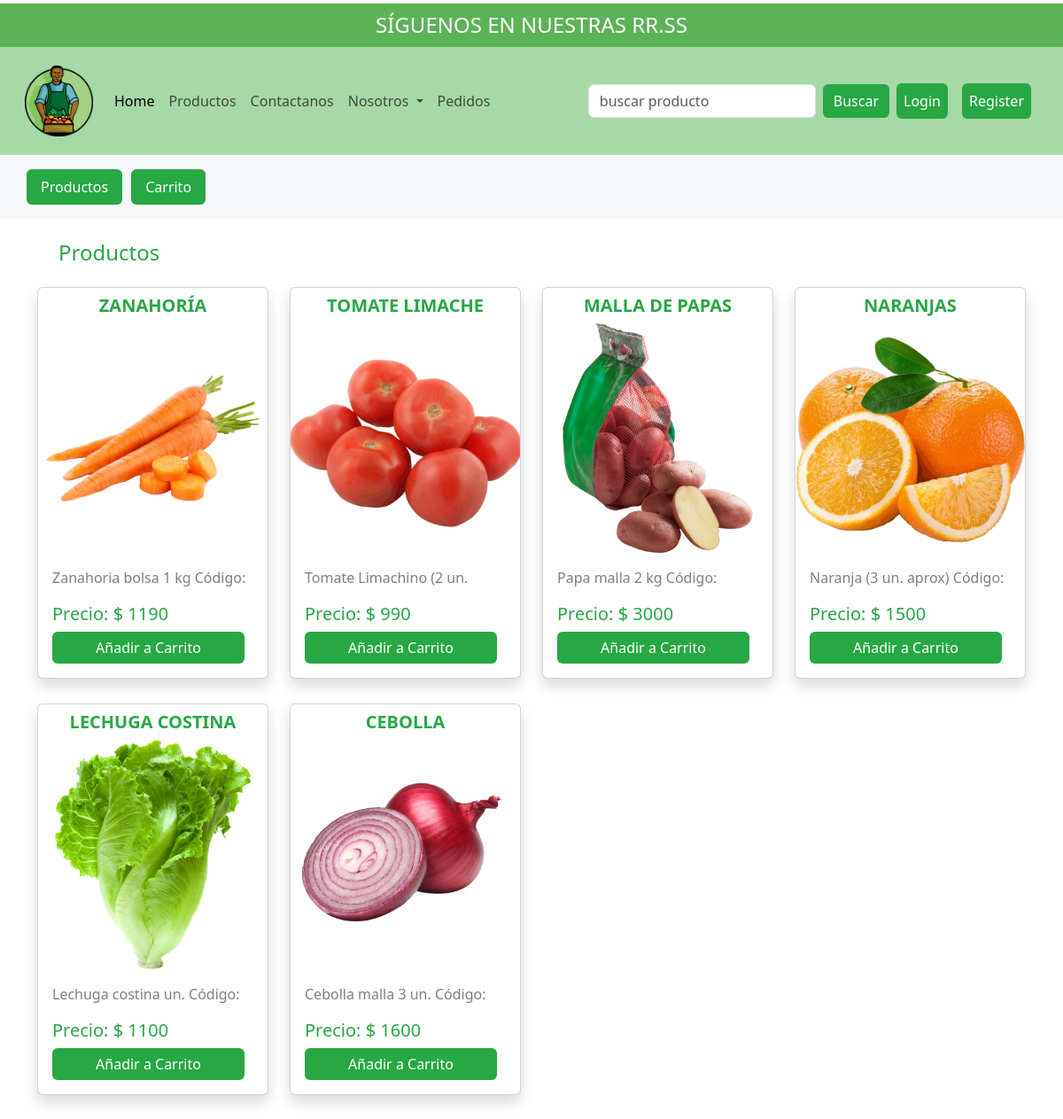
The app's page /producto/, older data.
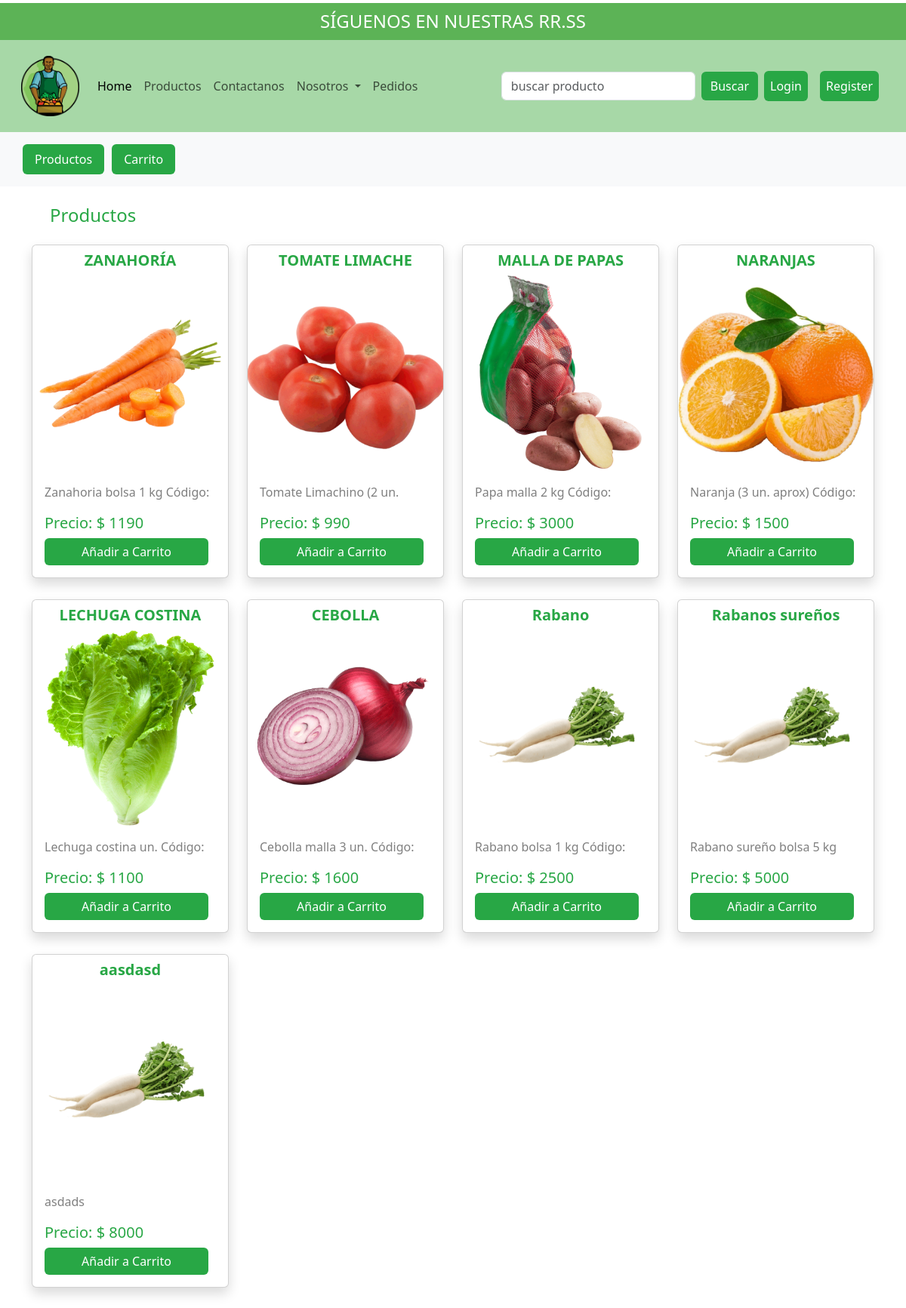
The same page, newer data.
### miweb/models.py (models this page shows, shortened)
class Producto(models.Model):
    nombre = models.CharField(max_length=100)
    descripcion = models.TextField()
    precio = models.DecimalField(max_digits=10, decimal_places=2)
    imagen = models.ImageField(upload_to='productos/')

### miweb/views.py (the view)
# urls.py: path('producto/', views.lista_productos, name='producto'),
def lista_productos(request):
    productos_predefinidos = [
        {
            'nombre': 'ZANAHORÍA',
            'descripcion': 'Zanahoria bolsa 1 kg Código: 1473035',
            'precio': '1190',
            'imagen': 'Assets/Productos/zanahoria.jpg',
        },
        {
            'nombre': 'TOMATE LIMACHE',
            'descripcion': 'Tomate Limachino (2 un. aprox) Código: 261275',
            'precio': '990',
            'imagen': 'Assets/Productos/tomate.jpg',
        },
        {
            'nombre': 'MALLA DE PAPAS',
            'descripcion': 'Papa malla 2 kg Código: 261044',
            'precio': '3000',
            'imagen': 'Assets/Productos/papas.jpg',
        },
        {
            'nombre': 'NARANJAS',
            'descripcion': 'Naranja (3 un. aprox) Código: 260990',
            'precio': '1500',
            'imagen': 'Assets/Productos/naranja.jpg',
        },
        {
            'nombre': 'LECHUGA COSTINA',
            'descripcion': 'Lechuga costina un. Código: 260783',
            'precio': '1100',
            'imagen': 'Assets/Productos/LechugaCostina.jpg',
        },
        {
            'nombre': 'CEBOLLA',
            'descripcion': 'Cebolla malla 3 un. Código: 260574',
            'precio': '1600',
            'imagen': 'Assets/Productos/cebolla.jpg',
        },
    ]
    productos_db = Producto.objects.all()
    return render(request, 'producto.html', {'productos_predefinidos': productos_predefinidos, 'productos_db': productos_db})

### templates/producto.html (shortened to what this page needs)
{% load static %}
<!DOCTYPE html>
<html lang="en">
<head>
    <link href="https://cdn.jsdelivr.net/npm/bootstrap@5.3.3/dist/css/bootstrap.min.css" rel="stylesheet" />
    <link rel="stylesheet" href="{% static 'productosstyle.css' %}" />
</head>
<body>
    <header class="text-center mt-1" id="Encabezado">
        <h1 class="text-dark">
            SÍGUENOS EN NUESTRAS RR.SS
        </h1>
    </header>
    <nav class="navbar navbar-expand-lg navbar-light bg-light p-3" id="menu">
        <div class="container-fluid">
            <a class="navbar-brand" href="#">
                <img src="{% static 'Assets/Iconos/logo.png' %}" alt="Verduleria La Del Barrio">
            </a>
            <div class="collapse navbar-collapse" id="navbarSupportedContent">
                <ul class="navbar-nav me-auto mb-2 mb-lg-0">
                    <li class="nav-item">
                        <a class="nav-link active" aria-current="page" href="{% url 'index' %}">Home</a>
                    </li>
                    <li class="nav-item">
                        <a class="nav-link" href="{% url 'producto' %}">Productos</a>
                    </li>
                    <li class="nav-item">
                        <a class="nav-link" href="{% url 'contacto' %}">Contactanos</a>
                    </li>
                    <li class="nav-item dropdown">
                        <a class="nav-link dropdown-toggle" href="#" role="button" data-bs-toggle="dropdown" aria-expanded="false">
                            Nosotros
                        </a>
                    </li>
                    <li class="nav-item">
                        <a class="nav-link" href="{% url 'pedidos' %}">Pedidos</a>
                    </li>
                </ul>
                <form class="d-flex" role="search">
                    <input class="form-control me-2" type="search" placeholder="buscar producto" aria-label="buscar">
                    <button class="btn btn-custom" type="button">Buscar</button>
                </form>
                <ul class="navbar-nav ml-auto">
                    {% if user.is_authenticated %}
                        <li class="nav-item">
                            <a class="nav-link btn btn-custom mx-2" href="{% url 'logout' %}">Logout</a>
                        </li>
                    {% else %}
                        <li class="nav-item">
                            <a class="nav-link btn text-white btn-custom mx-2" href="{% url 'login' %}">Login</a>
                        </li>
                        <li class="nav-item">
                            <a class="nav-link btn text-white btn-custom mx-2" href="{% url 'register' %}">Register</a>
                        </li>
                    {% endif %}
                </ul>
            </div>
        </div>
    </nav>
    <header class="container-fluid bg-light position-sticky top-0">
        <ul class="nav nav-pills mb-3 py-3 container" id="pills-tab" role="tablist">
            <li class="nav-item" role="presentation">
                <a class="nav-link nav-link-custom active" id="pills-profile-tab" data-bs-toggle="pill" data-bs-target="#pills-profile" type="button" role="tab" aria-controls="pills-profile" aria-selected="false">Productos</a>
            </li>
            <li class="nav-item" role="presentation">
                <a class="nav-link nav-link-custom" id="pills-contact-tab" data-bs-toggle="pill" data-bs-target="#pills-contact" type="button" role="tab" aria-controls="pills-contact" aria-selected="false">Carrito</a>
            </li>
        </ul>
    </header>
    <div class="tab-content" id="pills-tabContent">
        <div class="tab-pane fade show active container" id="pills-profile" role="tabpanel" aria-labelledby="pills-profile-tab">
            <h2 class="h4 m-4 text-green">Productos</h2>
            <div class="row row-cols-sm-1 row-cols-md-2 row-cols-lg-3 row-cols-xl-4">
                {% for producto in productos_predefinidos %}
                <div class="col d-flex justify-content-center mb-4">
                    <div class="card shadow mb-1 bg-white rounded" style="width: 20rem;">
                        <h5 class="card-title pt-2 text-center text-green"><strong>{{ producto.nombre }}</strong></h5>
                        <img src="{% static producto.imagen %}" class="card-img-top" alt="{{ producto.nombre }}">
                        <div class="card-body">
                            <p class="card-text text-black-50 description">{{ producto.descripcion }}</p>
                            <h5 class="text-green">Precio: <span class="precio">$ {{ producto.precio|floatformat:0 }}</span></h5>
                            <div class="d-grid gap-2">
                                <button class="btn nav-link-custom btn-primary button">Añadir a Carrito</button>
                            </div>
                        </div>
                    </div>
                </div>
                {% endfor %}
                {% for producto in productos_db %}
                <div class="col d-flex justify-content-center mb-4">
                    <div class="card shadow mb-1 bg-white rounded" style="width: 20rem;">
                        <h5 class="card-title pt-2 text-center text-green"><strong>{{ producto.nombre }}</strong></h5>
                        <img src="{{ producto.imagen.url }}" class="card-img-top" alt="{{ producto.nombre }}">
                        <div class="card-body">
                            <p class="card-text text-black-50 description">{{ producto.descripcion }}</p>
                            <h5 class="text-green">Precio: <span class="precio">$ {{ producto.precio|floatformat:0 }}</span></h5>
                            <div class="d-grid gap-2">
                                <button class="btn nav-link-custom btn-primary button">Añadir a Carrito</button>
                            </div>
                        </div>
                    </div>
                </div>
                {% endfor %}
            </div>
        </div>
    </div>
</body>
</html>

### static/productosstyle.css (style rules this page uses)
body { background-color: #ffffffea; }
header, .alert { z-index: 100; }
.description { height: 25px; overflow: hidden; transition: height .3s ease-in .3s; }
#Encabezado { background-color: rgb(92, 179, 86); padding: 10px; }
#Encabezado h1 { font-size: 24px; margin-bottom: 0; }
#Encabezado .text-dark { color: white !important; }
.navbar-light.bg-light { background-color: #a7d8a7 !important; }
.navbar-brand img { height: 4em; width: auto; }
.btn-custom { background-color: #28a745; color: white; border: none; }
.text-green { color: #28a745; }
.nav-link-custom { background-color: #28a745 !important; color: white !important; border: none !important; margin-right: 10px; }

Row changes from the older to the newer data that the page shows:
added Producto: nombre "Rabano", imagen (picture), descripcion "Rabano bolsa 1 kg Código:…", precio "2500"
added Producto: nombre "Rabanos sureños", imagen (picture), descripcion "Rabano sureño bolsa 5 kg…", precio "5000"
added Producto: nombre "aasdasd", imagen (picture), descripcion "asdads", precio "8000"
